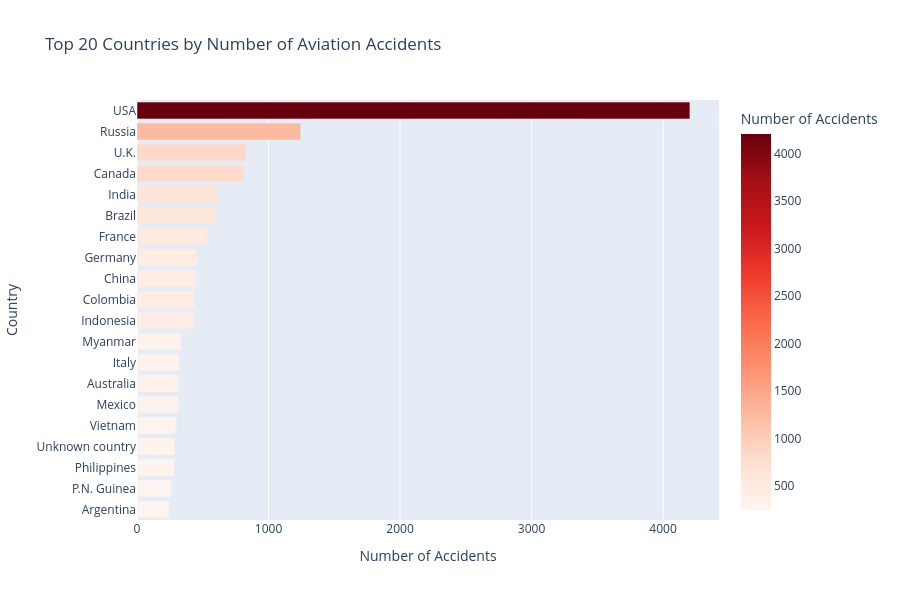

Here is the notebook cell this chart was saved with:
### Markdown cell above
## 4. Visualizations

### Code cell
# --- Chart 1: Top 20 Countries (interactive) ---
accidents_by_country = df['country'].value_counts().reset_index()
accidents_by_country.columns = ['country', 'accidents']
top20 = accidents_by_country.head(20)

fig = px.bar(
    top20, x='accidents', y='country', orientation='h',
    title='Top 20 Countries by Number of Aviation Accidents',
    color='accidents', color_continuous_scale='Reds',
    labels={'accidents': 'Number of Accidents', 'country': 'Country'}
)
fig.update_layout(yaxis={'categoryorder': 'total ascending'}, height=600)
fig.show()
fig.write_image(f'{OUTPUT_DIR}\\accidents_by_country.png', scale=2)

### Figure 1 — Plotly figure (JSON) as saved in the notebook; plotly's stock layout.template omitted (floating-point values rounded to 4 significant figures)
{"data": [{"hovertemplate": "Number of Accidents=%{marker.color}<br>Country=%{y}<extra></extra>", "legendgroup": "", "marker": {"color": [4204, 1245, 830, 813, 618, 597, 531, 454, 447, 436, 427, 335, 322, 312, 312, 298, 287, 285, 262, 245], "coloraxis": "coloraxis", "pattern": {"shape": ""}}, "name": "", "orientation": "h", "showlegend": false, "textposition": "auto", "type": "bar", "x": [4204, 1245, 830, 813, 618, 597, 531, 454, 447, 436, 427, 335, 322, 312, 312, 298, 287, 285, 262, 245], "xaxis": "x", "y": ["USA", "Russia", "U.K.", "Canada", "India", "Brazil", "France", "Germany", "China", "Colombia", "Indonesia", "Myanmar", "Italy", "Mexico", "Australia", "Vietnam", "Unknown country", "Philippines", "P.N. Guinea", "Argentina"], "yaxis": "y"}], "layout": {"barmode": "relative", "coloraxis": {"colorbar": {"title": {"text": "Number of Accidents"}}, "colorscale": [[0, "rgb(255,245,240)"], [0.125, "rgb(254,224,210)"], [0.25, "rgb(252,187,161)"], [0.375, "rgb(252,146,114)"], [0.5, "rgb(251,106,74)"], [0.625, "rgb(239,59,44)"], [0.75, "rgb(203,24,29)"], [0.875, "rgb(165,15,21)"], [1, "rgb(103,0,13)"]]}, "height": 600, "legend": {"tracegroupgap": 0}, "title": {"text": "Top 20 Countries by Number of Aviation Accidents"}, "xaxis": {"anchor": "y", "domain": [0, 1], "title": {"text": "Number of Accidents"}}, "yaxis": {"anchor": "x", "categoryorder": "total ascending", "domain": [0, 1], "title": {"text": "Country"}}}}
